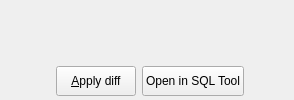
        <widget class="QWidget" name="tab_3">
         <attribute name="title">
          <string>Diff Preview</string>
         </attribute>
         <layout class="QGridLayout" name="gridLayout_5">
          <property name="leftMargin">
           <number>4</number>
          </property>
          <property name="topMargin">
           <number>4</number>
          </property>
          <property name="rightMargin">
           <number>4</number>
          </property>
          <property name="bottomMargin">
           <number>4</number>
          </property>
          <item row="1" column="4">
           <spacer name="horizontalSpacer_9">
            <property name="orientation">
             <enum>Qt::Horizontal</enum>
            </property>
            <property name="sizeHint" stdset="0">
             <size>
              <width>40</width>
              <height>20</height>
             </size>
            </property>
           </spacer>
          </item>
          <item row="1" column="2">
           <widget class="QPushButton" name="apply_on_server_btn">
            <property name="sizePolicy">
             <sizepolicy hsizetype="Fixed" vsizetype="Fixed">
              <horstretch>0</horstretch>
              <verstretch>0</verstretch>
             </sizepolicy>
            </property>
            <property name="minimumSize">
             <size>
              <width>0</width>
              <height>30</height>
             </size>
            </property>
            <property name="maximumSize">
             <size>
              <width>16777215</width>
              <height>16777215</height>
             </size>
            </property>
            <property name="toolTip">
             <string/>
            </property>
            <property name="text">
             <string>&amp;Apply diff</string>
            </property>
            <property name="icon">
             <iconset resource="../res/resources.qrc">
              <normaloff>:/icones/icones/diff.png</normaloff>:/icones/icones/diff.png</iconset>
            </property>
            <property name="iconSize">
             <size>
              <width>22</width>
              <height>22</height>
             </size>
            </property>
            <property name="default">
             <bool>false</bool>
            </property>
           </widget>
          </item>
          <item row="0" column="0" colspan="5">
           <widget class="QWidget" name="sqlcode_wgt" native="true">
            <property name="sizePolicy">
             <sizepolicy hsizetype="Expanding" vsizetype="Expanding">
              <horstretch>0</horstretch>
              <verstretch>0</verstretch>
             </sizepolicy>
            </property>
           </widget>
          </item>
          <item row="1" column="0">
           <spacer name="horizontalSpacer_10">
            <property name="orientation">
             <enum>Qt::Horizontal</enum>
            </property>
            <property name="sizeHint" stdset="0">
             <size>
              <width>40</width>
              <height>20</height>
             </size>
            </property>
           </spacer>
          </item>
          <item row="1" column="3">
           <widget class="QPushButton" name="open_in_sql_tool_btn">
            <property name="sizePolicy">
             <sizepolicy hsizetype="Fixed" vsizetype="Fixed">
              <horstretch>0</horstretch>
              <verstretch>0</verstretch>
             </sizepolicy>
            </property>
            <property name="minimumSize">
             <size>
              <width>0</width>
              <height>30</height>
             </size>
            </property>
            <property name="maximumSize">
             <size>
              <width>16777215</width>
              <height>16777215</height>
             </size>
            </property>
            <property name="toolTip">
             <string>Loads the generated diff code in the destination server for manual applying.</string>
            </property>
            <property name="text">
             <string>Open in SQL Tool</string>
            </property>
            <property name="icon">
             <iconset resource="../res/resources.qrc">
              <normaloff>:/icones/icones/codigosql.png</normaloff>:/icones/icones/codigosql.png</iconset>
            </property>
            <property name="iconSize">
             <size>
              <width>22</width>
              <height>22</height>
             </size>
            </property>
            <property name="autoDefault">
             <bool>false</bool>
            </property>
            <property name="default">
             <bool>false</bool>
            </property>
           </widget>
          </item>
         </layout>
        </widget>
